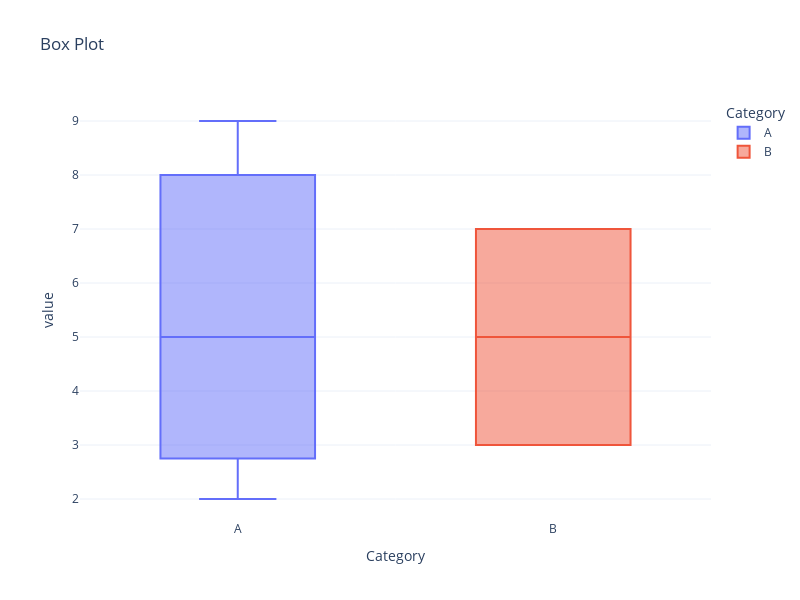

Source (notebook cell):
### Markdown cell above
### <a id='toc1_1_5_'></a>[For the Box plot (`px.box`):](#toc0_)

### Code cell
fig4 = px.box(
    data,  # DataFrame or array-like: Input data
    x='category',  # str or int: Column name or index to be used for x-axis categories
    y='value',  # str or int: Column name or index to be used for y-axis values
    color='category',  # str or int: Column name or index to be used for color
    notched=False,  # bool: Specifies whether to use notched boxes
    hover_data=['value'],  # list, array-like: Additional columns to display in the hover tooltip
    labels={'category': 'Category'},  # dict: Dictionary specifying axis labels
    title='Box Plot',  # str: Title of the plot
    template='plotly_white',  # str: Plotly template name or Plotly.js template object
    width=800,  # int: Width of the plot in pixels
    height=600  # int: Height of the plot in pixels
)
fig4.show()

### Figure 1 — Plotly figure (JSON) as saved in the notebook; plotly's stock layout.template omitted (floating-point values rounded to 4 significant figures)
{"data": [{"alignmentgroup": "True", "hovertemplate": "Category=%{x}<br>value=%{y}<extra></extra>", "legendgroup": "A", "marker": {"color": "#636efa"}, "name": "A", "notched": false, "offsetgroup": "A", "orientation": "v", "showlegend": true, "type": "box", "x": ["A", "A", "A"], "x0": " ", "xaxis": "x", "y": [5, 9, 2], "y0": " ", "yaxis": "y"}, {"alignmentgroup": "True", "hovertemplate": "Category=%{x}<br>value=%{y}<extra></extra>", "legendgroup": "B", "marker": {"color": "#EF553B"}, "name": "B", "notched": false, "offsetgroup": "B", "orientation": "v", "showlegend": true, "type": "box", "x": ["B", "B"], "x0": " ", "xaxis": "x", "y": [7, 3], "y0": " ", "yaxis": "y"}], "layout": {"boxmode": "overlay", "height": 600, "legend": {"title": {"text": "Category"}, "tracegroupgap": 0}, "title": {"text": "Box Plot"}, "width": 800, "xaxis": {"anchor": "y", "categoryarray": ["A", "B"], "categoryorder": "array", "domain": [0, 1], "title": {"text": "Category"}}, "yaxis": {"anchor": "x", "domain": [0, 1], "title": {"text": "value"}}}}
